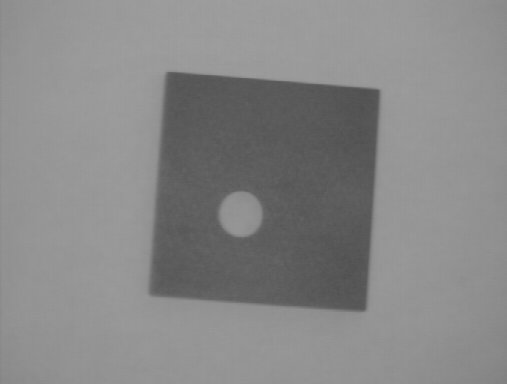
#> input picture 04_lab/wdg2.bmp, 507 x 384 px
$ python Aula_04_exe_01.py
#> lines starting #> are read from the running program, lines starting #| are printed output that depends on the picture; after the words box and inside, x2 and y2 are one past the last pixel; in counts of white or black regions, pixels touching at a corner belong together
#!/usr/bin/env python3
"""
***DESCRIPTION***
"""

"""
IMPORTS
"""
import cv2

"""
METADATA
"""
__author__ = 'Joao Santos'
__copyright__ = 'Copyright November2021'
__credits__ = ['Joao Santos']
__version__ = '1.0.0'
__maintainer__ = 'Joao Santos'
__email__ = 'joao.pm.santos96@gmail.com'
__status__ = 'Production'
# __license__ = 'GPL'

"""
TODO
"""

"""
CLASS DEFINITIONS
"""

"""
FUNCTIONS DEFINITIONS
"""
def main():

    image = cv2.imread('wdg2.bmp')
#> image is the input picture: shape (384, 507, 3); min 77, max 159, mean 135.3
    gray = cv2.cvtColor(image, cv2.COLOR_BGR2GRAY)

    _, th = cv2.threshold(gray, 120, 256, cv2.THRESH_BINARY)
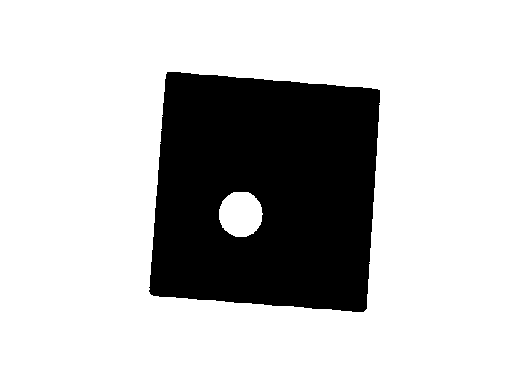
#> th: shape (384, 507); 75.9% white; 1 black region, box (x1, y1, x2, y2) and area: (149, 72, 380, 312) 47006

    th_inv = cv2.bitwise_not(th)

    kernel = cv2.getStructuringElement(cv2.MORPH_ELLIPSE, (11,11))
    dilated = cv2.dilate(th_inv, kernel, iterations=10)
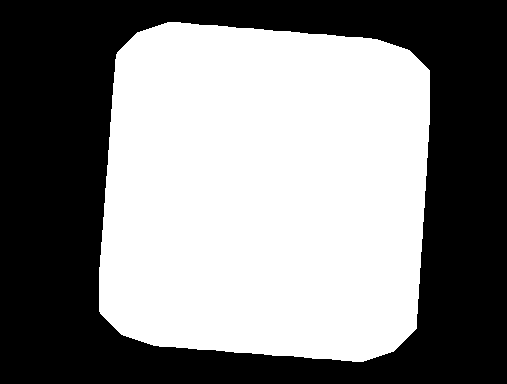
#> dilated: shape (384, 507); 51.7% white; 1 black region, box (x1, y1, x2, y2) and area: (0, 0, 507, 384) 94108

    cv2.imshow('1', th)
    cv2.imshow('2', th_inv)
    cv2.imshow('3', dilated)
    cv2.waitKey(0)

    kernel = cv2.getStructuringElement(cv2.MORPH_RECT, (11,11))
    dilated = cv2.dilate(th_inv, kernel, iterations=10)
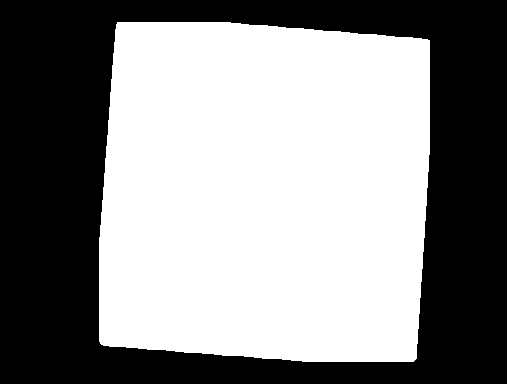
#> dilated: shape (384, 507); 54.3% white; 1 black region, box (x1, y1, x2, y2) and area: (0, 0, 507, 384) 88998

    cv2.imshow('2', th_inv)
    cv2.imshow('3', dilated)
    cv2.waitKey(0)


"""
MAIN
"""
if __name__ == '__main__':
    main()
